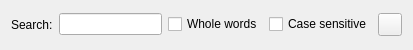
<?xml version="1.0" encoding="UTF-8"?>
<ui version="4.0">
 <class>DictBrowserSearch</class>
 <widget class="QWidget" name="DictBrowserSearch">
  <property name="geometry">
   <rect>
    <x>0</x>
    <y>0</y>
    <width>413</width>
    <height>50</height>
   </rect>
  </property>
  <property name="windowTitle">
   <string>Form</string>
  </property>
  <layout class="QGridLayout" name="gridLayout">
   <item row="0" column="0">
    <widget class="QLabel" name="label">
     <property name="text">
      <string>Search:</string>
     </property>
    </widget>
   </item>
   <item row="0" column="1">
    <widget class="QLineEdit" name="searchEdit"/>
   </item>
   <item row="0" column="3">
    <widget class="QCheckBox" name="caseSensitiveCheckBox">
     <property name="text">
      <string>Case sensitive</string>
     </property>
    </widget>
   </item>
   <item row="0" column="4">
    <widget class="QToolButton" name="closeButton">
     <property name="icon">
      <iconset resource="pixmaps/pixmaps.qrc">
       <normaloff>:/icons/dialog-close.png</normaloff>:/icons/dialog-close.png</iconset>
     </property>
    </widget>
   </item>
   <item row="0" column="2">
    <widget class="QCheckBox" name="wholeWordsCheckBox">
     <property name="text">
      <string>Whole words</string>
     </property>
    </widget>
   </item>
  </layout>
 </widget>
 <resources>
  <include location="pixmaps/pixmaps.qrc"/>
 </resources>
 <connections/>
</ui>
